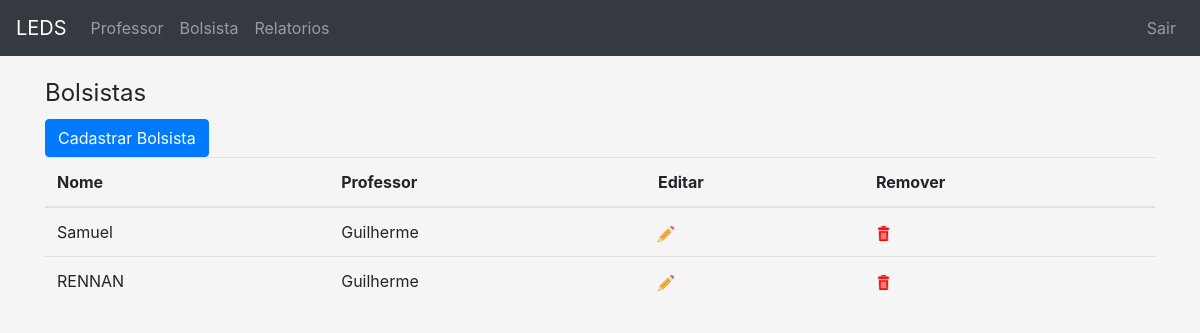
The page /bolsista/ (signed in) on the database its author committed.
### app/models.py (models this page shows, shortened)
class Bolsista(models.Model):
	TIPO_CHOICES = (
	    (0, 'Voluntário'),
	    (1, 'Remunerado'),
	)
	nome = models.CharField('Nome', max_length=100)
	matricula = models.CharField('Matricula', max_length=20,unique=True)
	cartao_rfid = models.CharField('Cartão RFID', max_length=100, null=True)
	professor = models.ForeignKey(Professor, verbose_name='Professor', related_name='bolsista_professor', on_delete=models.CASCADE, default=True)
	tipo_bolsa = models.IntegerField('Tipo', choices=TIPO_CHOICES)
	carga_horaria_semanal = models.IntegerField('Carga Horaria (semanal)', validators=[MinValueValidator(1)])
	class Meta:
		verbose_name='Bolsista'
		verbose_name_plural='Bolsistas'

class Professor(models.Model):
	nome = models.CharField('Nome', max_length=100, unique = True)
	class Meta:
		verbose_name='Professor';
		verbose_name_plural='Professores'

### app/views.py (the view)
# urls.py: url(r'^bolsista/$', views.list_bolsista, name='list_bolsista'),
@login_required(login_url='/login')
def list_bolsista(request):
	bolsistas = Bolsista.objects.all()
	return render(request, 'bolsista/list_bolsista.html',{'bolsistas':bolsistas})

### app/templates/bolsista/list_bolsista.html (shortened to what this page needs)
{% extends "base.html" %}
{%load static%}
{% load django_bootstrap_breadcrumbs %}
{%block content%}
    <legend>Bolsistas</legend>
<a href="{%url 'app:create_bolsista'%}"><button class="btn btn-primary">Cadastrar Bolsista
</button></a>
    <table class="table">
        <thead>
        <tr>
            <th>Nome</th>
            <th>Professor</th>
            <th>Editar</th>
            <th>Remover</th>
        </tr>
        </thead>
        <tbody>
        {% for bolsista in bolsistas %}
            <tr>
                <td>{{ bolsista.nome }}</td>
                <td>{{ bolsista.professor.nome}}</td>
                <td><a href="{%url 'app:update_bolsista' bolsista.id%}"><img alt="" src="{% static 'img/edit.png'%}"></a></td>
                <td><a href="{%url 'app:delete_bolsista' bolsista.id%}"><img alt="" src="{% static 'img/rubbish.png'%}" width="15" height="15"></a></td>
            </tr>
        {% endfor %}
        </tbody>
    </table>
{% endblock %}

### app/static/css/custom.css (style rules this page uses)
:root { --input-padding-x: .75rem; --input-padding-y: .75rem; }
html, body { height: 100%; }
body { padding-top: 75px; padding-bottom: 15%; background-color: #f5f5f5; }

### rows shown on the page
Bolsista: nome "Samuel", professor.nome "Guilherme"
Bolsista: nome "RENNAN", professor.nome "Guilherme"
